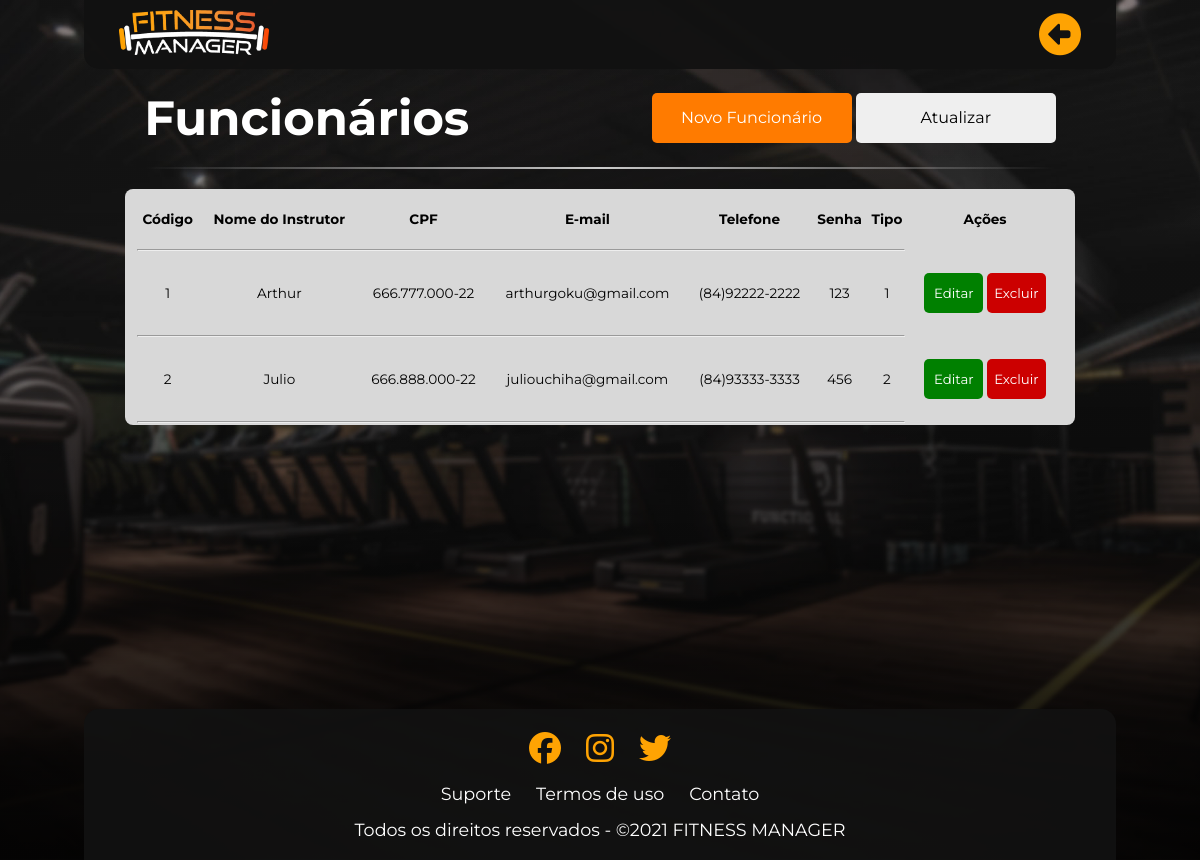
Screenshot of /PHP/instrutores.php (signed in) with the database file from the repository.
### tables this page shows
create table tb_funcionarios(
fun_codigo int auto_increment,
fun_cpf varchar(15) not null,
fun_senha varchar(20) not null,
fun_nome varchar(100) not null,
fun_tipo int(1) not null,
fun_melhoremail varchar(100) not null,
fun_telefoneprincipal varchar(15) not null,
 constraint pk_funcionarios primary key (fun_codigo)
);

### PHP/instrutores.php (the view, shortened to what this page needs)
<?php
include("config.php");
$consulta = $conexao->query("select * from tb_funcionarios");
?>
<!DOCTYPE html>
<html lang="pt-br">
<head>
    <link rel="stylesheet" href="../PHP/../CSS/globalstyle.css">
</head>
<body>
    <header class="top-container">
        <div class="logo">
            <img src="../IMAGE/Logo Fitness Manager Branca.png" alt="Fitness Manager Logo" style="width: 150px;">
        </div>
        <nav class="nav-right">
            <ul class="top-list">
                <span id="back">
                    <li><a href="iniciallogadm.php"><i class="fas fa-arrow-alt-circle-left" style="font-size: 42px; color: #fea303;"></i></i></a></li>
                </span>
            </ul>
        </nav>
    </header>
    <main class="mid-container">
        <section>
            <div class="column3">
                <div class="alunos">
                    <h2>Funcionários</h2>
                </div>
                <div class="acoes">
                    <a href="instrutores-novo.php"><button class="cliente">Novo Funcionário</button></a>
                    <button class="atualizar">Atualizar</button>
                </div>
            </div>
            <hr class="line">
            <div class="content">
                <table class="crud">
                    <thead>
                        <th>Código</th>
                        <th>Nome do Instrutor</th>
                        <th>CPF</th>
                        <th>E-mail</th>
                        <th>Telefone</th>
                        <th>Senha</th>
                        <th>Tipo</th>
                        <th>Ações</th>
                    </thead>
                    <tr>
                        <td colspan="7">
                            <hr class="linha linha2">
                        </td>
                    </tr>
                    <tbody>
                        <?php while ($resultado = $consulta->fetch_assoc()) { ?>
                            <tr>
                                <td label="Código"><?php echo $resultado['fun_codigo']; ?></td>
                                <td label="Nome"><?php echo $resultado['fun_nome']; ?></td>
                                <td label="CPF"><?php echo $resultado['fun_cpf']; ?></td>
                                <td label="E-mail"><?php echo $resultado['fun_melhoremail']; ?></td>
                                <td label="Telefone"><?php echo $resultado['fun_telefoneprincipal']; ?></td>
                                <td label="Idade"><?php echo $resultado['fun_senha']; ?></td>
                                <td label="tipo"><?php echo $resultado['fun_tipo']; ?></td>
                                <td> &nbsp;<a href="instrutores-editar.php?codigo=<?php echo $resultado['fun_codigo']; ?>"><button class="editar">Editar</button></a>
                                    <a href="?excluir=<?php echo $resultado['fun_codigo']; ?>" onclick="return confirm('Deseja realmente apagar?');"><button class="excluir">Excluir</button></a>&nbsp;
                                </td>
                            </tr>
                            <tr>
                                <td colspan="7">
                                    <hr class="linha">
                                </td>
                            </tr>
                        <?php } ?>
                    </tbody>
                </table>
            </div>
        </section>
    </main>
    <footer class="bot-container">
        <ul class="icons">
            <li><a href="#"><i class="fab fa-facebook"></i></a></li>
            <li><a href="#"><i class="fab fa-instagram"></i></a></li>
            <li><a href="#"><i class="fab fa-twitter"></i></a></li>
        </ul>
        <ul class="footer-list">
            <li><a href="#">Suporte</a></li>
            <li><a href="#">Termos de uso</a></li>
            <li><a href="#">Contato</a></li>
        </ul>
        <p>Todos os direitos reservados - &copy;2021 FITNESS MANAGER</p>
    </footer>
</body>
</html>

### CSS/globalstyle.css (style rules this page uses)
:root { --cor0: #fea303; --cor1: #fb4b08; --cor2: #111111f1; --font-geral:'Montserrat', sans-serif; }
* { padding: 0; margin: 0; box-sizing: border-box; font-family: 'Montserrat', sans-serif; }
nav,ul { list-style: none; }
a { text-decoration: none; }
body { width: 100%; padding-left: 7%; padding-right: 7%; background-image: linear-gradient(rgba(0, 0, 0, 0.068)40%, rgba(0, 0, 0, 0.596)), linear-gradient(rgba(0, 0, 0, 0.288) 70%, rgba(0,0,0,0.1)),url(../CSS/../IMAGE/sven-mieke-MsCgmHuirDo-unsplash.png); background-repeat: no-repeat; background-position: center; background-size: cover; }
header { background-color: var(--cor2); width: 100%; display: flex; justify-content: space-between; align-items: center; padding: 10px 35px; border-radius: 0px 0px 15px 15px; }
.top-list { display: flex; }
.top-list li { margin: 0 15px; transition: 0.3s ease; }
.top-list li:first-child { margin-left: 0; }
.top-list li:last-child { margin-right: 0; }
.top-list li a { font-size: 1.2em; color: white; text-decoration: none; }
.top-list span > li { transition: 0.4s ease; }
.mid-container { background-color: var(--cor3); display: flex; min-height: 80vh; align-items: center; padding-left: 4%; padding-right: 4%; }
section { align-self: flex-start; width: 100%; height: 100%; padding: 20px 0; }
.column3 { display: flex; align-items: center; justify-content: space-between; padding: 0 2%; }
.alunos { font-size: 2em; color: white; }
.acoes button { font-size: 1em; width: 200px; height: 50px; border: 0; border-radius: 5px; cursor: pointer; }
.cliente { background-color: rgb(255, 123, 0); color: white; transition: 0.5s ease; }
.atualizar { transition: 0.5s ease; }
.line { border: 0; height: 2px; background-image: linear-gradient(to right, transparent, #CCC, transparent); margin: 20px; }
.content { display: flex; }
.crud { width: 100%; background-color: rgb(216, 216, 216); border-radius: 8px; padding-top: 20px; padding-left: 25px; padding-right: 25px; font-size: 1em; text-align: center; }
.crud th { text-align: center; }
.crud td { padding-top: 20px; }
.crud tr td button { cursor: pointer; width: 75px; height: 40px; border-radius: 5px; border: 0; }
.editar { background-color: green; color: white; transition: 0.5s ease; }
.excluir { background-color: rgb(204, 0, 0); color: white; transition: 0.5s ease; }
@media only screen and (max-width: 1440px) { .content { width: 100%; } }
@media only screen and (max-width: 1440px) { .crud { width: 100%; background-color: rgb(216, 216, 216); border-radius: 8px; padding-top:20px; padding-left: 10px; padding-right: 10px; font-size: 0.85em; text-align: center; } }
@media only screen and (max-width: 1440px) { .crud tr td button { cursor: pointer; width: 59px; height: 40px; border-radius: 5px; border: 0; } }
.bot-container { background-color: var(--cor2); display: flex; flex-direction: column; padding: 20px 0px; align-items: center; border-radius: 15px 15px 0px 0px; }
.bot-container ul { display: flex; margin-bottom: 15px; }
.bot-container ul li { margin-right: 25px; }
.bot-container ul li:last-child { margin-right: 0; }
.footer-list li a { color: white; text-decoration: none; font-size: 1.1em; transition: .5s ease-in-out; }
.icons li a { color: var(--cor0); font-size: 2em; transition: .5s ease-in-out; }
.bot-container p { color: white; font-size: 1.1em; text-align: center; }

### rows the page displays
tb_funcionarios: fun_codigo "1", fun_nome "Arthur", fun_cpf "666.777.000-22", fun_melhoremail "arthurgoku@gmail.com", fun_telefoneprincipal "(84)92222-2222", fun_senha "123", fun_tipo "1"
tb_funcionarios: fun_codigo "2", fun_nome "Julio", fun_cpf "666.888.000-22", fun_melhoremail "juliouchiha@gmail.com", fun_telefoneprincipal "(84)93333-3333", fun_senha "456", fun_tipo "2"
